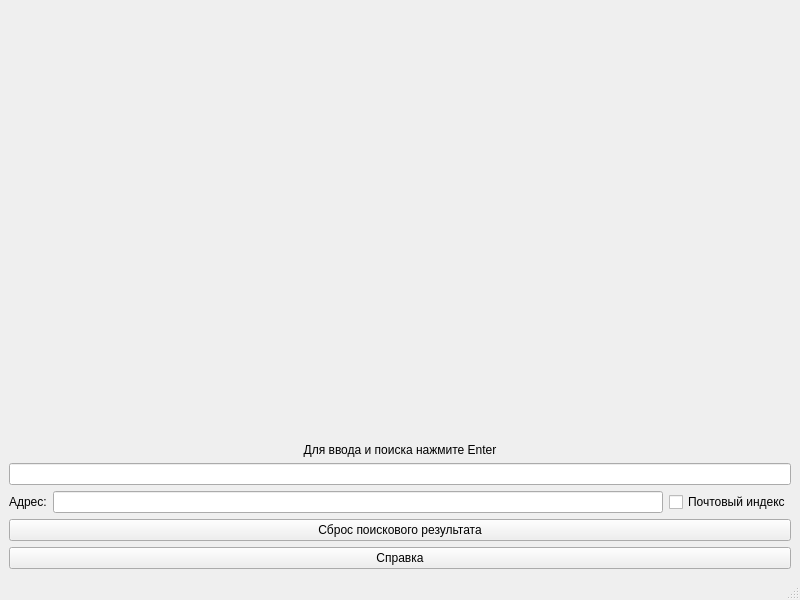
<?xml version="1.0" encoding="UTF-8"?>
<ui version="4.0">
 <class>MainWindow</class>
 <widget class="QMainWindow" name="MainWindow">
  <property name="geometry">
   <rect>
    <x>0</x>
    <y>0</y>
    <width>800</width>
    <height>600</height>
   </rect>
  </property>
  <property name="windowTitle">
   <string>MainWindow</string>
  </property>
  <widget class="QWidget" name="centralwidget">
   <layout class="QVBoxLayout" name="verticalLayout_2">
    <item>
     <layout class="QVBoxLayout" name="verticalLayout">
      <item>
       <widget class="QLabel" name="label">
        <property name="text">
         <string/>
        </property>
       </widget>
      </item>
      <item>
       <spacer name="verticalSpacer">
        <property name="orientation">
         <enum>Qt::Vertical</enum>
        </property>
        <property name="sizeHint" stdset="0">
         <size>
          <width>20</width>
          <height>40</height>
         </size>
        </property>
       </spacer>
      </item>
      <item>
       <widget class="QLabel" name="label_2">
        <property name="text">
         <string>Для ввода и поиска нажмите Enter</string>
        </property>
        <property name="alignment">
         <set>Qt::AlignCenter</set>
        </property>
       </widget>
      </item>
      <item>
       <layout class="QHBoxLayout" name="horizontalLayout">
        <item>
         <widget class="QLineEdit" name="req_text"/>
        </item>
       </layout>
      </item>
      <item>
       <layout class="QHBoxLayout" name="horizontalLayout_2">
        <item>
         <widget class="QLabel" name="label_3">
          <property name="text">
           <string>Адрес:</string>
          </property>
         </widget>
        </item>
        <item>
         <widget class="QLineEdit" name="adress">
          <property name="readOnly">
           <bool>true</bool>
          </property>
         </widget>
        </item>
        <item>
         <widget class="QCheckBox" name="postal_code">
          <property name="text">
           <string>Почтовый индекс</string>
          </property>
         </widget>
        </item>
       </layout>
      </item>
      <item>
       <widget class="QPushButton" name="reset_btn">
        <property name="text">
         <string>Сброс поискового результата</string>
        </property>
       </widget>
      </item>
      <item>
       <widget class="QPushButton" name="help_btn">
        <property name="text">
         <string>Справка</string>
        </property>
       </widget>
      </item>
     </layout>
    </item>
   </layout>
  </widget>
  <widget class="QMenuBar" name="menubar">
   <property name="geometry">
    <rect>
     <x>0</x>
     <y>0</y>
     <width>800</width>
     <height>21</height>
    </rect>
   </property>
  </widget>
  <widget class="QStatusBar" name="statusbar"/>
 </widget>
 <resources/>
 <connections/>
</ui>
